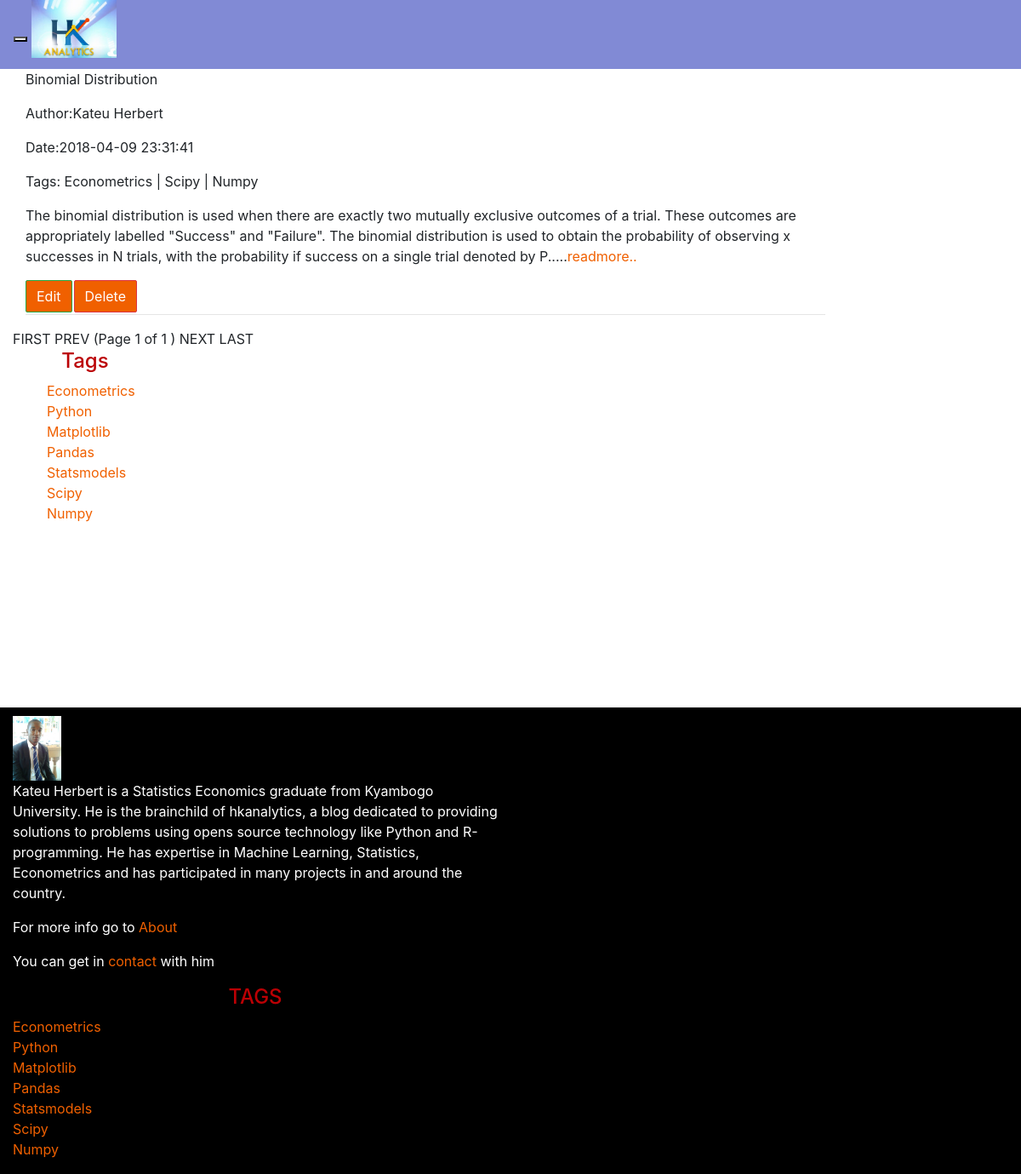
Page /edit.php on the committed database.
### tables this page shows
CREATE TABLE `topic` (
  `id` int(10) unsigned NOT NULL AUTO_INCREMENT,
  `Author` varchar(255) DEFAULT NULL,
  `Posted` datetime DEFAULT NULL,
  `Intro` text DEFAULT NULL,
  `Page` varchar(255) DEFAULT NULL,
  `topic` varchar(255) DEFAULT NULL,
  `img` varchar(255) DEFAULT NULL,
  PRIMARY KEY (`id`)
);

### edit.php (the view, shortened to what this page needs)
<!DOCTYPE html>
<html>
<head>
<link href="bootstrap/css/bootstrap.css" rel="stylesheet">
<link href="css/docs.css?<?php echo date('l jS \of F Y h:i:s A'); ?>" rel="stylesheet">
</head>
<nav class="navbar navbar-inverse" role="navigation" style="border-radius:0px;">
<div class="navbar-header">
<button type="button" class="navbar-toggle" data-toggle="collapse" data-target="#example-navbar-collapse">
</button>
<a class="navbar-brand" rel="home" href="#" title="hkanalystics">
        <img style="max-width:100px; margin-top: -16px; z-index:4; position:relative;"
             src="img/logo.jpg">
    </a>
</div>
</nav>
<div class="col-md-10">
<?php
$servername = "localhost";
$username = "hkanalyt_user";
$password = "mysqlblogpass2017";
$dbname = "hkanalyt_blog";
$conn = mysqli_connect($servername, $username, $password, $dbname);
if (!$conn){
die("Connection failed: " . mysqli_connect_error());
}else{
		$query = "SELECT * FROM topic ORDER BY Posted";
	$resultest = mysqli_query($conn, $query)
		or die(mysqli_error($conn));
	$num_rows = mysqli_num_rows($resultest);
	if(isset($_GET['pageno'])){
	$pageno=$_GET['pageno'];
	}else{
		$pageno=1;
		}
$rows_per_page = 20;
$lastpage = ceil($num_rows/$rows_per_page);
$pageno = (int)$pageno;
$limit = 'LIMIT ' .($pageno - 1) * $rows_per_page . ',' . $rows_per_page;
	$query = "SELECT * FROM topic ORDER BY Posted $limit";
		$result = mysqli_query($conn, $query);
		if($result){
		while($row = mysqli_fetch_assoc($result)){
			$topic_id = $row['id'];
			$author = $row['Author'];
			$posted = $row['Posted'];
			$intro = $row['Intro'];
			$page = $row['Page'];
			$topic = $row['topic'];
 $query2 = "SELECT p.id, t.name FROM topic_tags tt JOIN topic p on p.id = tt.topic_id join tags t on t.id = tags_id WHERE p.id =" . $topic_id;
$result2 = mysqli_query($conn, $query2);
echo "<div class='col-md-12'>
<p>" . $topic . "</p>
<p>Author:" . $author . "</p>
<p>Date:" . $posted . "</p>";
	echo "<p>Tags: ";
if($result2){
	$numResults = mysqli_num_rows($result2);
	$counter = 0;
while($row2 = mysqli_fetch_assoc($result2)){
	$name = $row2['name'];
	if(++$counter == $numResults){
	echo $name;
	}else{
	echo $name . " | ";
	}
}
}else{
	printf("error: %s\n", mysqli_error($conn));
}
	echo "</p>";
 echo "<p>" . $intro . "....<a href='" . $page . "'>readmore..</a></p>
 <form action='update.php' method='post' name='edit' style='float:left;'>
 <input type='hidden' name='id' value='" . $topic_id . "'>
 <input type='hidden' name='page' value='" . $page . "'>
 <button class='btn btn-success' name='edit'>Edit</button>
 </form>
 <form action='edit.php' method='post' name='delete' style='float:left;'>
 <input type='hidden' name='id' value='" . $topic_id . "'>
 <input type='hidden' name='page' value='" . $page . "'>
 <button class='btn btn-danger' name='delete' type='submit' style='margin-left:2px;'>Delete</button>
 </form><br>
 <hr>
</div>";
		}
	}else{
		printf("error: %s\n", mysqli_error($conn));
	}
}
?>
<?php
if($pageno == 1){
	echo " FIRST PREV ";
	}else{
		echo "<a href='{$_SERVER['PHP_SELF']}?pageno=1>FIRST</a>";
		$prevpage = $pageno - 1;
		echo "<a href='{$_SERVER['PHP_SELF']}?pageno=" . $prevpage . ">PREV</a>";
		}
	if($lastpage == 0){
		echo "(Page $pageno of 1 ) ";
		}else{
		echo "(Page $pageno of $lastpage ) ";
			}
	if ($pageno == $lastpage || $lastpage == 0){
		echo "NEXT LAST ";
		}else {
			$nextpage = $pageno+1;
			echo "<a href='{$_SERVER['PHP_SELF']}?pageno=" . $nextpage . ">NEXT</a> </center>";
			echo "<a href='{$_SERVER['PHP_SELF']}?pageno=" . $lastpage . ">LAST</a>";
			}
?>
</div>
<div class="col-md-2" >
<h4><center>Tags</center></h4>
<ul style="list-style:none;">
<li><a href="index.php?tag=1">Econometrics</a></li>
<li><a href="index.php?tag=2">Python</a></li>
<li><a href="index.php?tag=3">Matplotlib</a></li>
<li><a href="index.php?tag=4">Pandas</a></li>
<li><a href="index.php?tag=5">Statsmodels</a></li>
<li><a href="index.php?tag=6">Scipy</a></li>
<li><a href="index.php?tag=7">Numpy</a></li>
</ul>
</div>
<div class="col-md-12" style="height:200px;  color:white;">
<p>Disqus goes here</p>
</div>
<div class="col-md-12 col-sm-12 col-xs-12" style="height:auto; background-color:black; color:white;  padding:0px;">
<div class="col-md-6" style="padding:10:px;">
<img src="profile.jpg" style="height:10%; width:10%; margin-top:10px;" class="img-rounded">
<p>Kateu Herbert is a Statistics  Economics graduate from Kyambogo University. He is the brainchild of hkanalytics, a blog dedicated to providing solutions to problems using opens source technology like Python and R-programming. He has expertise in Machine Learning, Statistics, Econometrics and has participated in many projects in and around the country.</p>
<p>For more info go to <a href="#">About</a></p>
<p>You can get in <a href="#">contact</a> with him</p>
</div>
<div class="col-md-6" style="height:auto; padding:0px;">
<div class="col-md-12"><center><h4>TAGS</h4></center></div>
<div class="col-md-6 col-sm-6 col-xs-6" id="foottags" style="height:auto;">
<ul style="list-style:none; padding:0px;">
<li><a href="index.php?tag=1">Econometrics</a></li>
<li><a href="index.php?tag=2">Python</a></li>
<li><a href="index.php?tag=3">Matplotlib</a></li>
<li><a href="index.php?tag=4">Pandas</a></li>
<li><a href="index.php?tag=5">Statsmodels</a></li>
<li><a href="index.php?tag=6">Scipy</a></li>
<li><a href="index.php?tag=7">Numpy</a></li>
</ul>
</div>
</div>
</div>
</html>

### rows in the picture
topic: topic "Binomial Distribution", Author "Kateu Herbert", Posted "2018-04-09 23:31:41", name "Econometrics", name "Scipy", name "Numpy", Intro "The binomial distribution is used when there are exactly two mutually exclusive outcomes of a trial. These outcomes are appropriately labelled \"Success\" and \"Failure\". The binomial distribution is used to obtain the probability of observing x successes in N trials, with the probability if success on a single trial denoted by P."

### other values in the picture
$pageno "1"
$lastpage "1"
